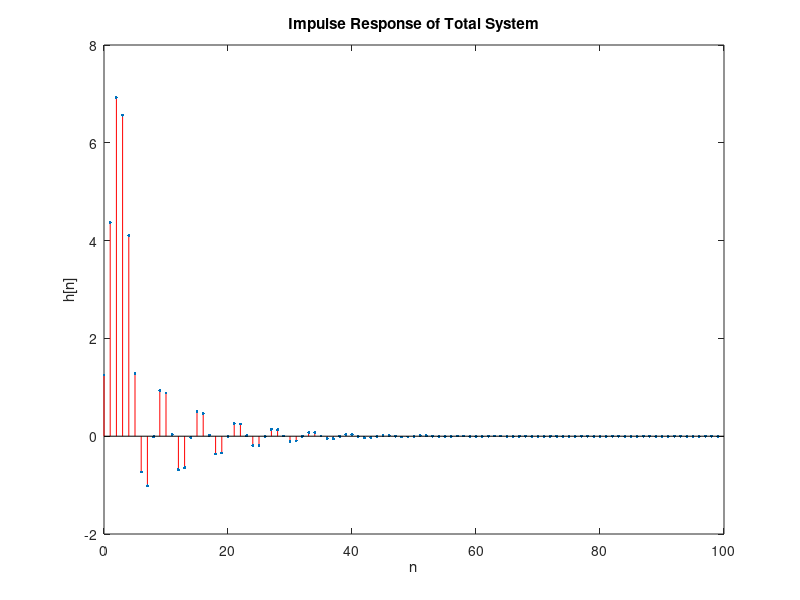

Write MATLAB code to recreate this figure.
clear all;
n=0:1:99;
length = length(n);
h1 = [1 1/2 1/4 1/8 1/16 1/32]; %impulse of T1
h2 = [1 1 1 1 1];               %impulse of T2
h12 = conv(h1,h2);              %impulse after T1 and T2

h3 = [1/4 1/2 1/4 0 0 0 0 0 0 0]; %impulse of T3
hv = h12+h3                     %impulse after addition
for i = 11:1:100
    hv(i) = 0;
end
[rows,columns] = size(hv);
h4(1) = hv(1);
h4(2) = 0.9*h4(1) + hv(2) + hv(1);
h4(3) = 0.9*h4(2) - 0.81*h4(1) + hv(3) + hv(2);
for i=4:1:100
    h4(i) = 0.9*h4(i-1) - 0.81*h4(i-2) + hv(i) + hv(i-1);
end
stem(n,h4, "MarkerSize",7,"Marker",".","Color",'r');
xlabel('n');
ylabel('h[n]');
title('Impulse Response of Total System');












